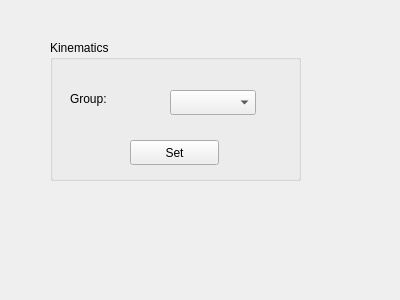
<?xml version="1.0" encoding="UTF-8"?>
<ui version="4.0">
 <class>Jose</class>
 <widget class="QWidget" name="Jose">
  <property name="geometry">
   <rect>
    <x>0</x>
    <y>0</y>
    <width>400</width>
    <height>300</height>
   </rect>
  </property>
  <property name="minimumSize">
   <size>
    <width>400</width>
    <height>300</height>
   </size>
  </property>
  <property name="windowTitle">
   <string>Form</string>
  </property>
  <widget class="QGroupBox" name="groupBox">
   <property name="geometry">
    <rect>
     <x>50</x>
     <y>40</y>
     <width>251</width>
     <height>141</height>
    </rect>
   </property>
   <property name="title">
    <string>Kinematics</string>
   </property>
   <widget class="QComboBox" name="group_comboBox">
    <property name="geometry">
     <rect>
      <x>120</x>
      <y>50</y>
      <width>86</width>
      <height>25</height>
     </rect>
    </property>
   </widget>
   <widget class="QLabel" name="label">
    <property name="geometry">
     <rect>
      <x>20</x>
      <y>50</y>
      <width>67</width>
      <height>17</height>
     </rect>
    </property>
    <property name="text">
     <string>Group:</string>
    </property>
   </widget>
   <widget class="QPushButton" name="ik_button">
    <property name="geometry">
     <rect>
      <x>80</x>
      <y>100</y>
      <width>89</width>
      <height>25</height>
     </rect>
    </property>
    <property name="text">
     <string>Set</string>
    </property>
   </widget>
  </widget>
 </widget>
 <resources/>
 <connections/>
</ui>
